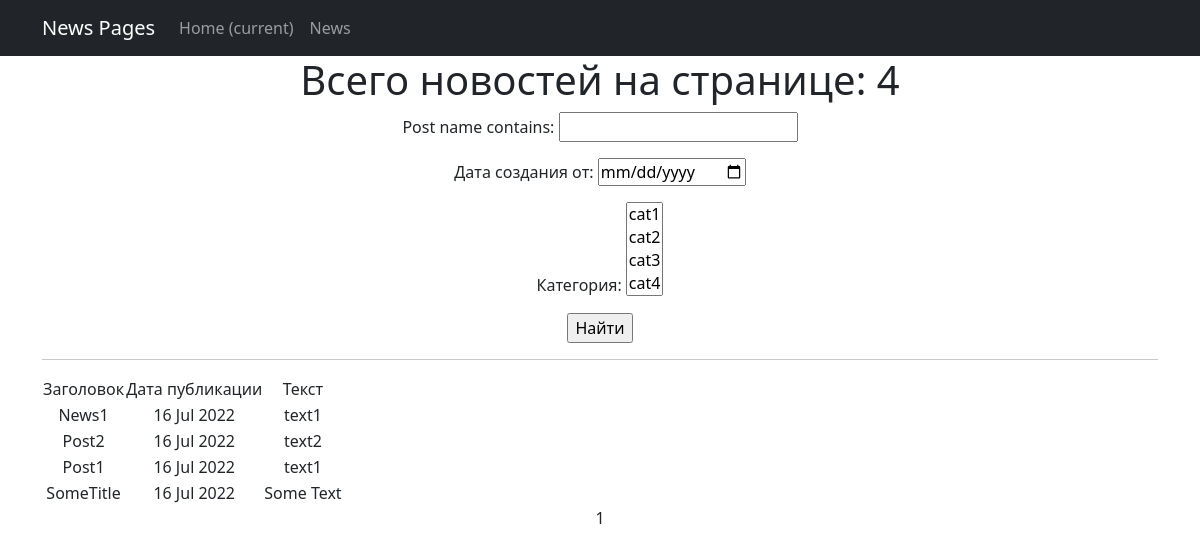
Page /news/search/ on the earlier database version.
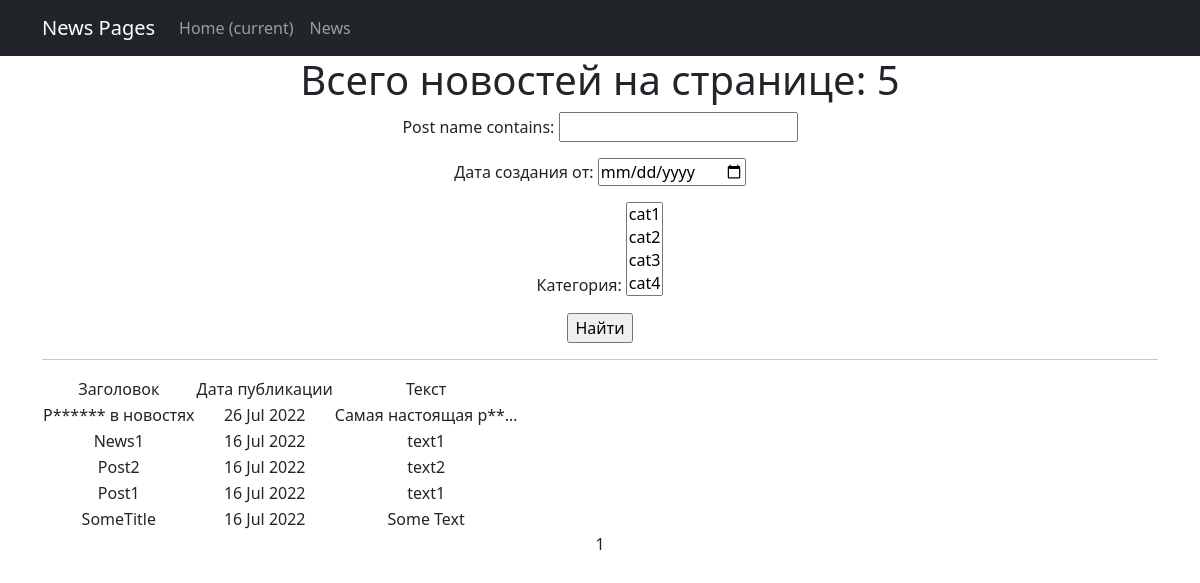
Same page on the later database version.
### news/models.py (models this page shows, shortened)
class Post(models.Model):
    news = 'NW'
    post = 'PT'
    POSITIONS = [
        (news, 'Новость'),
        (post, 'Статья')
    ]
    author = models.ForeignKey(Author, on_delete=models.CASCADE)
    choice = models.CharField(max_length=2,
                              choices=POSITIONS,
                              default=post)
    time_in = models.DateTimeField(auto_now_add=True)
    category = models.ManyToManyField(Category, through='PostCategory')
    post_name = models.CharField(max_length=255)
    text = models.TextField()
    post_rating = models.IntegerField(default=0)

### news/views.py (the view)
# urls.py: path('search/', NewsSearch.as_view(), name='news_search'),
class NewsSearch(ListView):
    model = Post
    template_name = 'search.html'
    context_object_name = 'news'
    ordering = '-time_in'
    paginate_by = 10
    def get_queryset(self):
        queryset = super().get_queryset()
        self.filterset = NewsFilter(self.request.GET, queryset)
        return self.filterset.qs
    def get_context_data(self, **kwargs):
        context = super().get_context_data(**kwargs)
        context['filterset'] = self.filterset
        return context

### news/models.py (called while the page is built)
    def __str__(self):
        return f'{self.name}'

### news/templatetags/custom_filters.py (called while the page is built)
def is_int(text):
    try:
        int(text)
        return True
    except ValueError:
        return False

def is_float(text):
    try:
        float(text)
        return True
    except ValueError:
        return False

@register.filter()
def censor(text):
    temp_text = text.split()
    for i, txt in enumerate(temp_text):
        if not is_int(txt) and not is_float(txt):
            if len(txt.lower()[:-1]) > 2 and txt.lower()[:-1] in BAD_WORDS:
                temp_text[i] = f'{txt[0]}{"*" * (len(txt) - 1)}'
    return " ".join(temp_text)

### templates/search.html (shortened to what this page needs)
{% extends 'default.html' %}
{% load custom_filters %}
{% load custom_tags %}
{% block content %}
<h1>Всего новостей на странице: {{ news|length }}</h1>
   <form action="" method="get">
       {{ filterset.form.as_p }}
       <input type="submit" value="Найти" />
   </form>
    <hr>
    {% if news %}
    <table>
        <tr>
            <td>Заголовок</td>
            <td>Дата публикации</td>
            <td>Текст</td>
        </tr>
        {% for new in news %}
        <tr>
            <td>{{ new.post_name|censor }}</td>
            <td>{{ new.time_in|date:'d M Y' }}</td>
            <td>{{ new.text|censor|truncatechars:20 }}</td>
        </tr>
        {% endfor %}
    {% endif %}
    </table>
    {{ page_obj.number }}
{% endblock content %}

Differences in the rows shown:
added Post: post_name|censor "Р****** в новостях", time_in "26 Jul 2022", text|censor "Самая настоящая р**…"
Other differences:
{{ news|length }}: "4" → "5"
